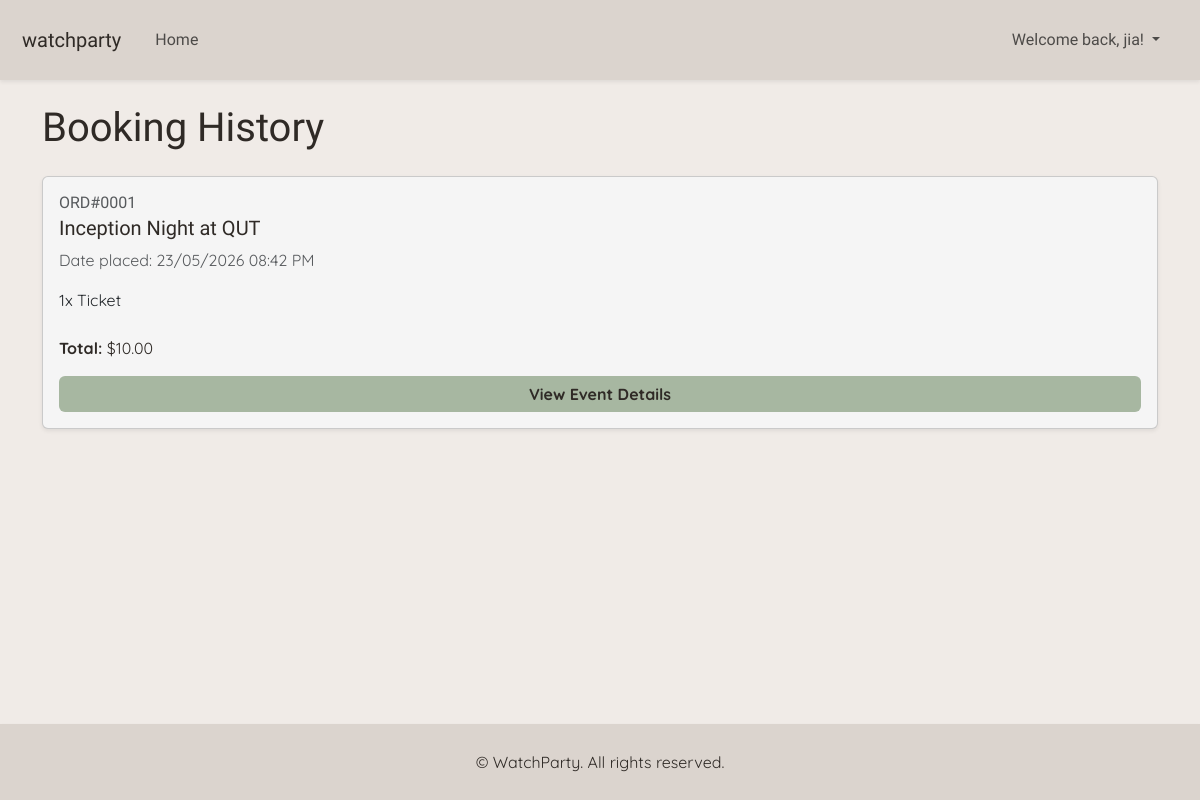
The page /bookings (signed in) on the database its author committed.
### website/models.py (models this page shows, shortened)
class User(db.Model, UserMixin):
    __tablename__ = 'user'
    id = db.Column(db.Integer, primary_key=True)
    name = db.Column(db.String(100), nullable=False)
    contact_number = db.Column(db.String(20), nullable=False)
    street_address = db.Column(db.String(255), nullable=False)
    email = db.Column(db.String(100), nullable=False, unique=True)
    password_hash = db.Column(db.String(255), nullable=False)
    comments = db.relationship('Comment', backref='user', lazy=True)
    orders = db.relationship('Booking', backref='user', lazy=True)
    events = db.relationship('Event', backref = 'owner', lazy=True)

class Booking(db.Model):
    __tablename__ = 'booking'
    id = db.Column(db.Integer, primary_key=True)
    quantity = db.Column(db.Integer, nullable=False, default=1)
    created_at = db.Column(db.DateTime, default=datetime.utcnow)
    user_id = db.Column(db.Integer, db.ForeignKey('user.id'), nullable=False)
    event_id = db.Column(db.Integer, db.ForeignKey('event.id'), nullable=False)

class Event(db.Model):
    __tablename__ = 'event'
    id = db.Column(db.Integer, primary_key=True)
    title = db.Column(db.String(150), nullable=False)
    description = db.Column(db.Text, nullable=False)
    genre = db.Column(db.String(50))
    rating = db.Column(db.String(10))
    ticket_price = db.Column(db.Float)
    tickets_available = db.Column(db.Integer)
    location = db.Column(db.String(120), nullable=False)
    date = db.Column(db.DateTime)
    image = db.Column(db.String(255))
    owner_id = db.Column(db.Integer, db.ForeignKey('user.id'), nullable = True)
    is_cancelled = db.Column (db.Boolean, default = False, nullable=False)
    acknowledgement_type = db.Column(db.String(20), default='none', nullable=False)
    acknowledgement_text = db.Column(db.Text, nullable=True)
    comments = db.relationship('Comment', backref='event', lazy=True)
    orders = db.relationship('Booking', backref='event', lazy=True)

### website/bookings.py (the view)
@bookings_bp.route('/bookings', methods = ['GET'])
@login_required
def show_bookings():
    bookings = Booking.query.filter_by(
        user_id=current_user.id
    ).all()
    return render_template('booking_history.html', bookings=bookings)

### website/__init__.py (called while the page is built)
def create_app():
    app = Flask(__name__)
    app.debug = True
    app.secret_key = 'somesecretkey'
    app.config['SQLALCHEMY_DATABASE_URI'] = 'sqlite:///sitedata.db'
    app.config['SQLALCHEMY_TRACK_MODIFICATIONS'] = False
    db.init_app(app)
    Bootstrap5(app)
    login_manager = LoginManager()
    login_manager.login_view = 'auth.login'
    login_manager.init_app(app)
    from .models import User
    @login_manager.user_loader
    def load_user(user_id):
       print("LOAD USER CALLED:", user_id)
       return db.session.scalar(db.select(User).where(User.id==user_id))
    from . import views, bookings, auth
    app.register_blueprint(views.main_bp)
    app.register_blueprint(bookings.bookings_bp)
    app.register_blueprint(auth.auth_bp)
    return app

### website/templates/booking_history.html (shortened to what this page needs)
{% extends "base.html" %}
{% block content %}
<div class="container mt-4">
    <h1 class="mb-4">Booking History</h1>
    <div class="row g-4">
        <div class="col-12">
            {% if bookings %}
            {% for booking in bookings %}
            <div class="card shadow-sm mb-3">
                <div class="card-body d-flex flex-column">
                    <h6 class="text-muted mb-1">ORD#{{ "%04d"|format(booking.id) }}</h6>
                    <h5 class="card-title">{{ booking.event.title }}</h5>
                    <p class="text-body-secondary mb-2">
                        Date placed: {{ booking.created_at.strftime('%d/%m/%Y %I:%M %p') }}
                    </p>
                    <ul class="list-group list-group-flush mb-3">
                        <li class="list-group-item px-0">{{ booking.quantity }}x Ticket</li>
                    </ul>
                    <p class="mt-auto"><b>Total:</b> ${{ "%.2f"|format(booking.quantity * booking.event.ticket_price) }}
                    </p>
                    <a href="{{ url_for('main.event_detail', event_id=booking.event.id) }}" class="btn btn-primary">View
                        Event Details</a>
                </div>
            </div>
            {% endfor %}
            {% endif %}
        </div>
    </div>
</div>
{% endblock %}

### website/templates/base.html (shortened to what this page needs)
<html>
<head>
    <link href="https://cdn.jsdelivr.net/npm/bootstrap@5.3.2/dist/css/bootstrap.min.css" rel="stylesheet"
>
    <link rel="stylesheet" href="{{ url_for('static', filename='css/style.css') }}">
    <link rel="stylesheet" href="https://cdn.jsdelivr.net/npm/bootstrap-icons@1.11.0/font/bootstrap-icons.css">
</head>
<body class="d-flex flex-column min-vh-100">
    <header>
        <nav class="navbar fixed-top navbar-expand-lg bg-body-tertiary shadow-sm">
            <div class="container-fluid">
                <a class="navbar-brand" href="#">watchparty</a>
                <div class="collapse navbar-collapse" id="navbarNavDropdown">
                    <ul class="navbar-nav list-unstyled">
                        <li class="nav-item">
                            <a class="nav-link" href="{{url_for('main.view_events')}}">Home</a>
                        </li>
                    </ul>
                    <ul class="navbar-nav ms-auto align-items-center">
                        {% if current_user.is_authenticated %}
                        <li class="nav-item dropdown">
                            <a class="nav-link dropdown-toggle" role="button" data-bs-toggle="dropdown"
                                aria-expanded="false">
                                Welcome back, {{ current_user.name }}!
                            </a>
                        </li>
                        {% endif %}
                    </ul>
                </div>
            </div>
        </nav>
        <div class="toast-container position-fixed top-0 end-0 p-3">
        </div>
    </header>
    <main class="flex-grow-1">
    {% block content %}
    {% endblock %}
    </main>
    <footer class="mt-5 shadow-sm">
        <div class="container-fluid py-3 text-center ">
            <p class="mb-0">© WatchParty. All rights reserved.</p>
        </div>
    </footer>
</body>
</html>

### website/static/css/style.css (style rules this page uses)
body { font-family: "Quicksand", sans-serif !important; font-weight: 400; background: #F0EBE7; padding-top: 80px; }
body, h1, h2, h3, h4, h5, h6, p, a, li, span, .navbar-brand { color: #2F2A26; }
header, h1, h2, h3, h4, h5, h6 { font-family: "Momo Trust Display", sans-serif !important; font-weight: 400; }
.btn, .btn-outline-primary, .btn-outline-secondary { background-color: #A7B7A1; color: #2F2A26; border: none; font-family: "Quicksand", sans-serif; font-weight: 700; }
.navbar, footer { background: #DBD4CE !important; padding: 10px; backdrop-filter: blur() }
.navbar li { list-style: none; padding: 10px; color: #2F2A26; }
.card, .detail-card { background-color: #F5F5F5; color: #2F2A26 !important; }
.card li { background-color: #F5F5F5; }

### rows shown on the page
User: name "jia"
Booking: id "0001", event "Inception Night at QUT", created_at "23/05/2026 08:42 PM", quantity "1", booking.quantity*booking.event.ticket_price "10.00"
